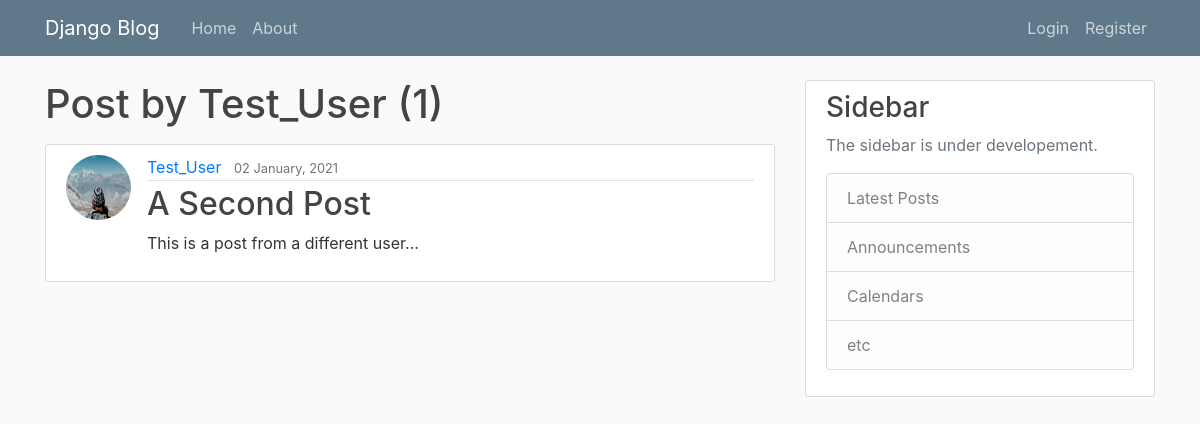
Screenshot of /user/Test_User with the database file from the repository.
### blog/models.py (models this page shows, shortened)
class Post(models.Model):
    title = models.CharField(max_length=100)
    content = models.TextField()
    date_posted = models.DateTimeField(default=timezone.now)
    author = models.ForeignKey(User, on_delete=models.CASCADE)

### users/models.py (models this page shows, shortened)
class Profile(models.Model):
    user = models.OneToOneField(User, on_delete=models.CASCADE)
    image = models.ImageField(default='default.jpg', upload_to='profile_pics')

### blog/views.py (the view)
# urls.py: path('user/<str:username>', UserPostView.as_view(), name='user-posts'),
class UserPostView(ListView):
    model = Post
    template_name = 'blog/user_post.html'
    context_object_name = 'posts'
    paginate_by = 5
    def get_queryset(self):
        user = get_object_or_404(User, username=self.kwargs.get('username'))
        return Post.objects.filter(author=user).order_by('-date_posted')

### blog/templates/blog/user_post.html (shortened to what this page needs)
{% extends "blog/base.html" %}
{% block content %}
    <h1 class="mb-3">Post by {{ view.kwargs.username }} ({{ page_obj.paginator.count }})</h1>
    {% for post in posts %}
        <article class="media content-section">
          <img class="rounded-circle article-img" src="{{ post.author.profile.image.url }}">
          <div class="media-body">
            <div class="article-metadata">
              <a class="mr-2" href="{% url 'user-posts' post.author.username %}">{{ post.author }}</a>
              <small class="text-muted">{{ post.date_posted|date:"d F, Y" }}</small>
            </div>
            <h2><a class="article-title" href="{% url 'post-detail' post.id %}">{{ post.title }}</a></h2>
            <p class="article-content">{{ post.content }}</p>
          </div>
        </article>
    {% endfor %}
{% endblock content %}

### blog/static/blog/main.css (style rules this page uses)
body { background: #fafafa; color: #333333; margin-top: 5rem; }
h1, h2, h3, h4, h5, h6 { color: #444444; }
.content-section { background: #ffffff; padding: 10px 20px; border: 1px solid #dddddd; border-radius: 3px; margin-bottom: 20px; }
.article-title { color: #444444; }
.article-content { white-space: pre-line; }
.article-img { height: 65px; width: 65px; margin-right: 16px; }
.article-metadata { padding-bottom: 1px; margin-bottom: 4px; border-bottom: 1px solid #e3e3e3 }

### rows the page displays
Post: author.profile.image (placeholder picture), author "Test_User", date_posted "02 January, 2021", title "A Second Post", content "This is a post from a different user..."

### other values shown
{{ view.kwargs.username }} "Test_User"
{{ page_obj.paginator.count }} "1"
